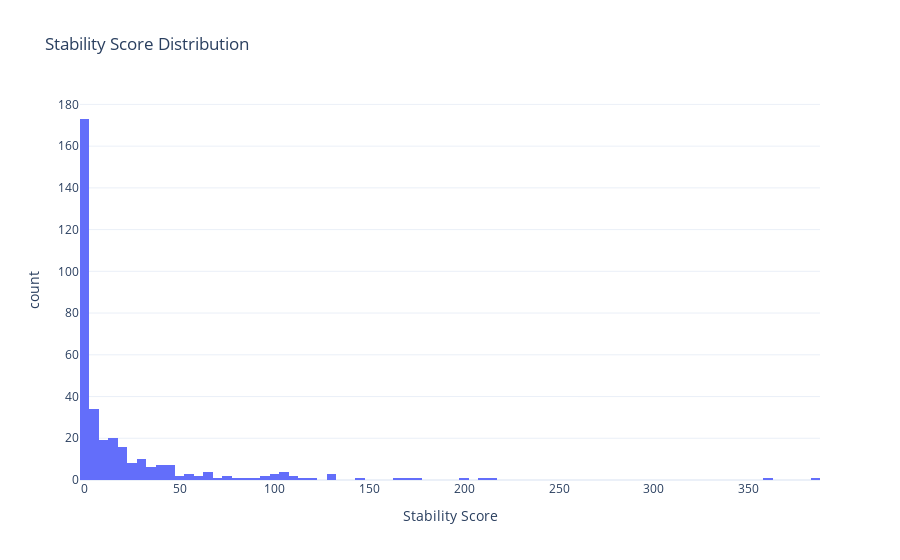

Notebook cell for this chart:
### Code cell
denoised_stability = [score for score in stability_dict.values() if score < 600]
fig = px.histogram(
    x=denoised_stability,
    nbins=100,
    title='Stability Score Distribution',
    labels={'x': 'Stability Score', 'y': 'Count'},
    template='plotly_white'
).show()

### Figure 1 — Plotly figure (JSON) as saved in the notebook; plotly's stock layout.template omitted (floating-point values rounded to 4 significant figures; data arrays with more than 128 entries replaced by an {"elided": "..."} marker saying what was removed)
{"data": [{"alignmentgroup": "True", "bingroup": "x", "hovertemplate": "Stability Score=%{x}<br>count=%{y}<extra></extra>", "legendgroup": "", "marker": {"color": "#636efa", "pattern": {"shape": ""}}, "name": "", "nbinsx": 100, "offsetgroup": "", "orientation": "v", "showlegend": false, "type": "histogram", "x": {"elided": "342 float values"}, "xaxis": "x", "yaxis": "y"}], "layout": {"barmode": "relative", "legend": {"tracegroupgap": 0}, "title": {"text": "Stability Score Distribution"}, "xaxis": {"anchor": "y", "domain": [0, 1], "title": {"text": "Stability Score"}}, "yaxis": {"anchor": "x", "domain": [0, 1], "title": {"text": "count"}}}}
